Frame 1 (no input): blank canvas, image omitted
Frame 60 (no input): blank canvas, image omitted
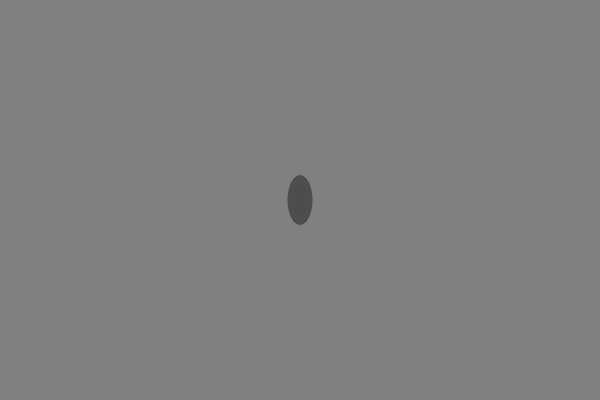
Frame 120 (the mouse pressed at the canvas centre since frame 60)

The p5.js sketch whose frames 1 and 60 were blank and that drew this single picture after the mouse press (run headless with seeded random() and noise() and a simulated clock; from frame 60 on, the mouse is pressed at the canvas centre):

// p5.js sketch
// ── sketch.js
/*
 * Yuli Cai 蔡雨利 2017 翻译自 Dan Shiffman 示例
 */

// Example 2-3: map and mouse interaction
// 示例2-3： 映射和鼠标互动



function setup() {
  createCanvas(600, 400);
  fill(0, 102);
  noStroke();
}

function draw() {
  var g = map(mouseY, 0, height, 0, 255); // 鼠标位置y值，从0-画布高度，映射到0-255，背景颜色的数值范围
  background(g);

  var h = map(mouseX, 0, width, 0, 50); //鼠标位置的x值，从0-画布宽度，映射到椭圆的宽度 0-50
  ellipse(300, 200, h, 50);
}
